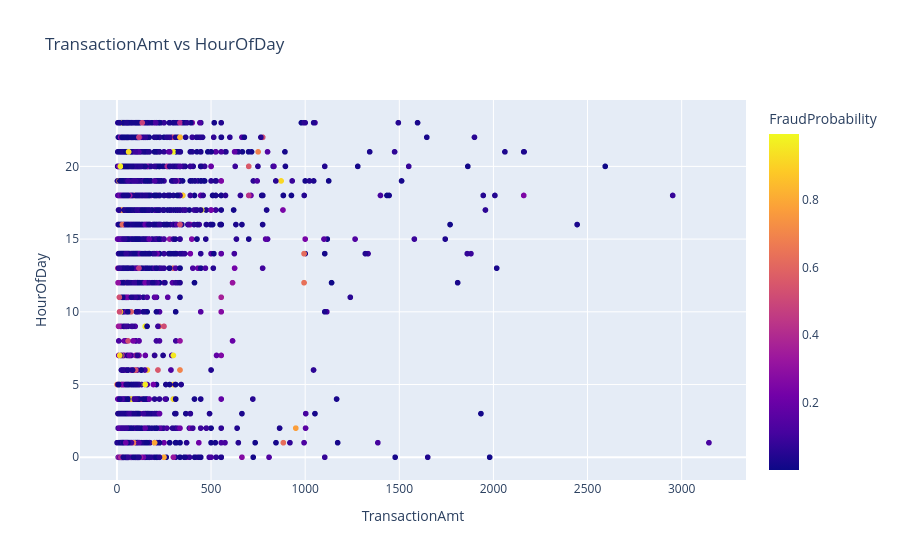

This figure's notebook cell:
### Code cell
# Interactive Plotly scatter plot
sample_df = df.sample(5000)
fig = px.scatter(
    sample_df,
    x='TransactionAmt',
    y='HourOfDay',
    color='FraudProbability',
    title='TransactionAmt vs HourOfDay',
    hover_data=['RiskTier']
)

fig.show()

### Figure 1 — Plotly figure (JSON) as saved in the notebook; plotly's stock layout.template omitted (floating-point values rounded to 4 significant figures; data arrays with more than 128 entries replaced by an {"elided": "..."} marker saying what was removed)
{"data": [{"customdata": {"elided": "5000x1 str values"}, "hovertemplate": "TransactionAmt=%{x}<br>HourOfDay=%{y}<br>RiskTier=%{customdata[0]}<br>FraudProbability=%{marker.color}<extra></extra>", "legendgroup": "", "marker": {"color": {"elided": "5000 float values"}, "coloraxis": "coloraxis", "symbol": "circle"}, "mode": "markers", "name": "", "showlegend": false, "type": "scattergl", "x": {"elided": "5000 float values"}, "xaxis": "x", "y": {"elided": "5000 int values"}, "yaxis": "y"}], "layout": {"coloraxis": {"colorbar": {"title": {"text": "FraudProbability"}}, "colorscale": [[0, "#0d0887"], [0.1111, "#46039f"], [0.2222, "#7201a8"], [0.3333, "#9c179e"], [0.4444, "#bd3786"], [0.5556, "#d8576b"], [0.6667, "#ed7953"], [0.7778, "#fb9f3a"], [0.8889, "#fdca26"], [1, "#f0f921"]]}, "legend": {"tracegroupgap": 0}, "title": {"text": "TransactionAmt vs HourOfDay"}, "xaxis": {"anchor": "y", "domain": [0, 1], "title": {"text": "TransactionAmt"}}, "yaxis": {"anchor": "x", "domain": [0, 1], "title": {"text": "HourOfDay"}}}}
